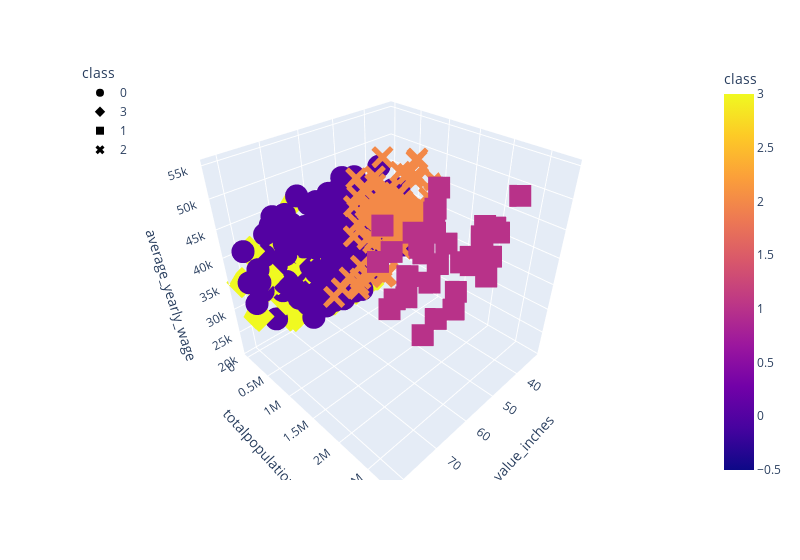

This figure's notebook cell:
### Markdown cell above
#### 3D Plotting w/Columns

### Code cell
# Plot the 3D-scatter with SPECIFIC columns.
fig = px.scatter_3d(
    Mcol_df,
    x="value_inches",
    y="totalpopulation",
    z="average_yearly_wage",
    color="class",
    symbol="class",
    width=800,
)
fig.update_layout(legend=dict(x=0, y=1))
fig.show()

### Figure 1 — Plotly figure (JSON) as saved in the notebook; plotly's stock layout.template omitted (floating-point values rounded to 4 significant figures; data arrays with more than 128 entries replaced by an {"elided": "..."} marker saying what was removed)
{"data": [{"hovertemplate": "class=%{marker.color}<br>value_inches=%{x}<br>totalpopulation=%{y}<br>average_yearly_wage=%{z}<extra></extra>", "legendgroup": "0", "marker": {"color": {"elided": "418 int values"}, "coloraxis": "coloraxis", "symbol": "circle"}, "mode": "markers", "name": "0", "scene": "scene", "showlegend": true, "type": "scatter3d", "x": {"elided": "418 float values"}, "y": {"elided": "418 int values"}, "z": {"elided": "418 int values"}}, {"hovertemplate": "class=%{marker.color}<br>value_inches=%{x}<br>totalpopulation=%{y}<br>average_yearly_wage=%{z}<extra></extra>", "legendgroup": "3", "marker": {"color": {"elided": "619 int values"}, "coloraxis": "coloraxis", "symbol": "diamond"}, "mode": "markers", "name": "3", "scene": "scene", "showlegend": true, "type": "scatter3d", "x": {"elided": "619 float values"}, "y": {"elided": "619 int values"}, "z": {"elided": "619 int values"}}, {"hovertemplate": "class=%{marker.color}<br>value_inches=%{x}<br>totalpopulation=%{y}<br>average_yearly_wage=%{z}<extra></extra>", "legendgroup": "1", "marker": {"color": [1, 1, 1, 1, 1, 1, 1, 1, 1, 1, 1, 1, 1, 1, 1, 1, 1, 1, 1, 1, 1, 1, 1, 1, 1, 1, 1, 1, 1, 1, 1, 1, 1, 1, 1, 1], "coloraxis": "coloraxis", "symbol": "square"}, "mode": "markers", "name": "1", "scene": "scene", "showlegend": true, "type": "scatter3d", "x": [62.26, 57.26, 61.53, 47.98, 58.46, 46.03, 54.05, 53.95, 54.73, 55.14, 50.31, 67.51, 64.03, 58.14, 52.54, 52.77, 67.98, 53, 64.01, 54.86, 61.45, 45.76, 57.32, 46.57, 54.23, 53.38, 50.95, 56.46, 55.93, 68.47, 60.51, 50.03, 56.8, 54.14, 58.61, 49.61], "y": [1649925, 1669153, 1698425, 1723131, 1740987, 1753162, 1765707, 1758494, 1744922, 1748066, 1753162, 1771099, 1784715, 1803903, 1827367, 1854513, 1873970, 1897976, 2285869, 2312478, 2345932, 2379818, 2422075, 2437022, 2462292, 2477289, 2472344, 2496457, 2516537, 2551290, 2582375, 2613692, 2653934, 2700794, 2743095, 2779322], "z": [33966, 34475, 35911, 37905, 39378, 41276, 42087, 42718, 43159, 43811, 44469, 45051, 45598, 47012, 48767, 49548, 51259, 52977, 34524, 35694, 36889, 38849, 40599, 42975, 44228, 45142, 45231, 45653, 46438, 47011, 47458, 48883, 50527, 51259, 52961, 54800]}, {"hovertemplate": "class=%{marker.color}<br>value_inches=%{x}<br>totalpopulation=%{y}<br>average_yearly_wage=%{z}<extra></extra>", "legendgroup": "2", "marker": {"color": [2, 2, 2, 2, 2, 2, 2, 2, 2, 2, 2, 2, 2, 2, 2, 2, 2, 2, 2, 2, 2, 2, 2, 2, 2, 2, 2, 2, 2, 2, 2, 2, 2, 2, 2, 2, 2, 2, 2, 2, 2, 2, 2, 2, 2, 2, 2, 2, 2, 2, 2, 2, 2, 2, 2, 2, 2, 2, 2, 2, 2, 2, 2, 2, 2, 2, 2, 2, 2, 2, 2, 2, 2, 2, 2, 2, 2, 2, 2, 2, 2, 2, 2, 2, 2, 2, 2, 2, 2, 2, 2], "coloraxis": "coloraxis", "symbol": "x"}, "mode": "markers", "name": "2", "scene": "scene", "showlegend": true, "type": "scatter3d", "x": [47.68, 52.09, 47.5, 53.31, 55.47, 34.2, 44.11, 51.72, 58.76, 32.25, 45.87, 59.21, 51.56, 56.02, 45.41, 40.36, 59.25, 51.85, 53.13, 61.95, 61.49, 65.11, 52.64, 45.02, 41.57, 46.69, 57.09, 47.69, 53.81, 55.39, 53.38, 58.91, 57.41, 56.94, 51.97, 61.8, 51.96, 51.06, 67.76, 53.04, 54.67, 60.61, 40.03, 39.64, 52.17, 49.04, 43.97, 52.38, 43.9, 47.32, 57.21, 49.31, 51.26, 52.26, 53.92, 59.87, 58.15, 57.28, 57.51, 55.81, 42.55, 50.45, 57.15, 51.23, 50.76, 46.79, 60.61, 57.48, 57.13, 48.71, 50.68, 61.84, 50.25, 50.56, 59.9, 59.98, 65.19, 45.29, 43.38, 41.62, 47.57, 54.14, 47.1, 60.43, 56.83, 52.19, 56.11, 56.42, 53.76, 51.23, 59.69], "y": [793898, 809394, 826279, 840474, 861150, 879235, 897597, 904971, 900518, 864263, 864601, 869729, 876075, 890066, 905574, 923647, 936811, 952861, 1026906, 1055617, 1079587, 1108435, 1131546, 1164425, 1192861, 1200541, 1196892, 1229226, 1238951, 1256118, 1276410, 1301887, 1325563, 1352797, 1379302, 1408864, 713903, 930034, 955865, 983165, 1013937, 1043437, 1079524, 1105603, 1114979, 1108882, 1145956, 1157342, 1175941, 1202978, 1227995, 1252396, 1280387, 1313880, 1349597, 1154464, 1183197, 1211448, 1242270, 1265900, 1287987, 1295033, 1294654, 1287344, 1320134, 1325758, 1335415, 1345652, 1360238, 1378417, 1391741, 1414144, 1433417, 929208, 933994, 939864, 943640, 947744, 948102, 944199, 938461, 931113, 916542, 918496, 920381, 926610, 933258, 944971, 954569, 962003, 970532], "z": [33721, 35279, 37027, 38635, 40095, 42232, 43641, 43724, 44006, 45084, 45556, 47027, 47481, 48811, 49682, 50569, 51828, 53569, 32874, 33936, 35777, 37448, 38450, 40397, 41756, 43298, 44722, 45133, 46078, 46893, 47408, 48388, 49914, 51197, 52651, 54564, 44827, 32218, 33650, 34630, 36446, 37701, 39180, 40185, 41046, 41048, 41487, 42058, 42857, 43145, 44422, 46014, 46990, 48203, 49952, 35957, 36550, 37632, 38873, 40464, 41938, 43777, 44464, 45014, 45833, 46322, 47769, 48214, 49845, 51328, 51834, 53493, 54787, 31742, 32160, 33117, 34311, 35586, 36960, 38009, 39285, 39961, 41102, 42370, 43960, 43494, 44758, 46044, 46938, 47743, 49283]}], "layout": {"coloraxis": {"colorbar": {"title": {"text": "class"}}, "colorscale": [[0, "#0d0887"], [0.1111, "#46039f"], [0.2222, "#7201a8"], [0.3333, "#9c179e"], [0.4444, "#bd3786"], [0.5556, "#d8576b"], [0.6667, "#ed7953"], [0.7778, "#fb9f3a"], [0.8889, "#fdca26"], [1, "#f0f921"]]}, "legend": {"title": {"text": "class"}, "tracegroupgap": 0, "x": 0, "y": 1}, "margin": {"t": 60}, "scene": {"domain": {"x": [0, 1], "y": [0, 1]}, "xaxis": {"title": {"text": "value_inches"}}, "yaxis": {"title": {"text": "totalpopulation"}}, "zaxis": {"title": {"text": "average_yearly_wage"}}}, "width": 800}}
